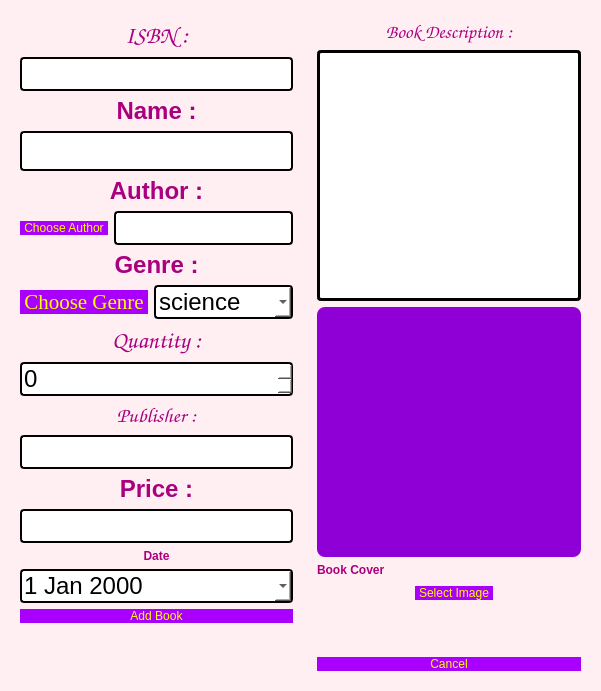
<?xml version="1.0" encoding="UTF-8"?>
<ui version="4.0">
 <class>addBook</class>
 <widget class="QDialog" name="addBook">
  <property name="geometry">
   <rect>
    <x>0</x>
    <y>0</y>
    <width>546</width>
    <height>631</height>
   </rect>
  </property>
  <property name="windowTitle">
   <string>Dialog</string>
  </property>
  <property name="styleSheet">
   <string notr="true">background-color:rgb(255, 239, 242);
border-radius: 8px;
</string>
  </property>
  <layout class="QHBoxLayout" name="horizontalLayout_5">
   <item>
    <widget class="QFrame" name="frame">
     <property name="styleSheet">
      <string notr="true">color:black;</string>
     </property>
     <property name="frameShape">
      <enum>QFrame::Shape::StyledPanel</enum>
     </property>
     <property name="frameShadow">
      <enum>QFrame::Shadow::Raised</enum>
     </property>
     <layout class="QVBoxLayout" name="verticalLayout_3">
      <item>
       <widget class="QLabel" name="label">
        <property name="font">
         <font>
          <family>Comic Sans MS</family>
          <pointsize>10</pointsize>
          <italic>false</italic>
          <bold>false</bold>
         </font>
        </property>
        <property name="styleSheet">
         <string notr="true">font: 10pt &quot;Comic Sans MS&quot;;
color: rgb(0, 0, 0);</string>
        </property>
        <property name="text">
         <string>&lt;html&gt;&lt;head/&gt;&lt;body&gt;&lt;p align=&quot;center&quot;&gt;&lt;span style=&quot; font-family:'georgia'; font-size:18pt; font-weight:700; color:#aa007f;&quot;&gt;ISBN :&lt;/span&gt;&lt;/p&gt;&lt;/body&gt;&lt;/html&gt;</string>
        </property>
       </widget>
      </item>
      <item>
       <widget class="QLineEdit" name="ISBN">
        <property name="styleSheet">
         <string notr="true">QLineEdit{
	background-color: rgb(255, 255, 255);
	 border: 2px  solid;
     border-radius: 4px;
	font: 24px;color:black;
}</string>
        </property>
        <property name="text">
         <string/>
        </property>
       </widget>
      </item>
      <item>
       <widget class="QLabel" name="label_2">
        <property name="styleSheet">
         <string notr="true">font: 10pt &quot;Comic Sans MS&quot;;
color: rgb(0, 0, 0);</string>
        </property>
        <property name="text">
         <string>&lt;html&gt;&lt;head/&gt;&lt;body&gt;&lt;p align=&quot;center&quot;&gt;&lt;span style=&quot; font-family:'georgia'; font-size:18pt; font-weight:700; color:#aa007f;&quot;&gt;Name :&lt;/span&gt;&lt;/p&gt;&lt;/body&gt;&lt;/html&gt;</string>
        </property>
       </widget>
      </item>
      <item>
       <widget class="QLineEdit" name="Name">
        <property name="enabled">
         <bool>true</bool>
        </property>
        <property name="font">
         <font>
          <family>Georgina</family>
          <pointsize>-1</pointsize>
          <italic>false</italic>
          <bold>false</bold>
         </font>
        </property>
        <property name="styleSheet">
         <string notr="true">QLineEdit{
	background-color: rgb(255, 255, 255);
	 border: 2px  solid;
     border-radius: 4px;
	font: 24px;color:black;
}</string>
        </property>
       </widget>
      </item>
      <item>
       <widget class="QLabel" name="label_3">
        <property name="styleSheet">
         <string notr="true">font: 10pt &quot;Comic Sans MS&quot;;
color: rgb(0, 0, 0);</string>
        </property>
        <property name="text">
         <string>&lt;html&gt;&lt;head/&gt;&lt;body&gt;&lt;p align=&quot;center&quot;&gt;&lt;span style=&quot; font-family:'georgia'; font-size:18pt; font-weight:700; color:#aa007f;&quot;&gt;Author :&lt;/span&gt;&lt;/p&gt;&lt;/body&gt;&lt;/html&gt;</string>
        </property>
       </widget>
      </item>
      <item>
       <layout class="QHBoxLayout" name="horizontalLayout_3">
        <item>
         <widget class="QPushButton" name="chooseAuthBtn">
          <property name="styleSheet">
           <string notr="true">QPushButton
{ 
	border-radius:15px;
	font: 16pt &quot;georgia&quot;;
	background-color:rgb(168, 0, 252);
	padding : 0 4px;
	border-radius:20px;
	color:rgb(255, 255, 0)
}


QPushButton:hover:!pressed

{
background:#52b788;
}
</string>
          </property>
          <property name="text">
           <string>Choose Author</string>
          </property>
         </widget>
        </item>
        <item>
         <widget class="QLineEdit" name="author">
          <property name="enabled">
           <bool>false</bool>
          </property>
          <property name="styleSheet">
           <string notr="true">QLineEdit{
	background-color: rgb(255, 255, 255);
	 border: 2px  solid;
     border-radius: 4px;
	font: 24px;color:black;
}</string>
          </property>
         </widget>
        </item>
       </layout>
      </item>
      <item>
       <widget class="QLabel" name="label_4">
        <property name="styleSheet">
         <string notr="true">font: 10pt &quot;Comic Sans MS&quot;;
color: rgb(0, 0, 0);</string>
        </property>
        <property name="text">
         <string>&lt;html&gt;&lt;head/&gt;&lt;body&gt;&lt;p align=&quot;center&quot;&gt;&lt;span style=&quot; font-family:'georgia'; font-size:18pt; font-weight:700; color:#aa007f;&quot;&gt;Genre :&lt;/span&gt;&lt;/p&gt;&lt;/body&gt;&lt;/html&gt;</string>
        </property>
       </widget>
      </item>
      <item>
       <layout class="QHBoxLayout" name="horizontalLayout_4">
        <item>
         <widget class="QPushButton" name="chooseGenreBtn">
          <property name="font">
           <font>
            <family>georgia</family>
            <pointsize>16</pointsize>
            <italic>false</italic>
            <bold>false</bold>
           </font>
          </property>
          <property name="styleSheet">
           <string notr="true">QPushButton
{ 
	border-radius:15px;
	font: 16pt &quot;georgia&quot;;
	background-color:rgb(168, 0, 252);
	padding : 0 4px;
	border-radius:20px;
	color:rgb(255, 255, 0)
}


QPushButton:hover:!pressed

{
background:#52b788;
}
</string>
          </property>
          <property name="text">
           <string>Choose Genre</string>
          </property>
         </widget>
        </item>
        <item>
         <widget class="QComboBox" name="Genre">
          <property name="enabled">
           <bool>true</bool>
          </property>
          <property name="styleSheet">
           <string notr="true">QComboBox{
	background-color: rgb(255, 255, 255);
	 border: 2px  solid;
     border-radius: 4px;
	font: 24px;color:black;
}</string>
          </property>
          <item>
           <property name="text">
            <string>science</string>
           </property>
          </item>
          <item>
           <property name="text">
            <string>romantic</string>
           </property>
          </item>
          <item>
           <property name="text">
            <string>philosophie</string>
           </property>
          </item>
          <item>
           <property name="text">
            <string>politic</string>
           </property>
          </item>
          <item>
           <property name="text">
            <string>sociale</string>
           </property>
          </item>
         </widget>
        </item>
       </layout>
      </item>
      <item>
       <widget class="QLabel" name="label_5">
        <property name="font">
         <font>
          <family>Comic Sans MS</family>
          <pointsize>10</pointsize>
          <italic>false</italic>
          <bold>false</bold>
         </font>
        </property>
        <property name="styleSheet">
         <string notr="true">font: 10pt &quot;Comic Sans MS&quot;;
color: rgb(0, 0, 0);</string>
        </property>
        <property name="text">
         <string>&lt;html&gt;&lt;head/&gt;&lt;body&gt;&lt;p align=&quot;center&quot;&gt;&lt;span style=&quot; font-family:'georgia'; font-size:18pt; font-weight:700; color:#aa007f;&quot;&gt;Quantity :&lt;/span&gt;&lt;/p&gt;&lt;/body&gt;&lt;/html&gt;</string>
        </property>
       </widget>
      </item>
      <item>
       <widget class="QSpinBox" name="quantity">
        <property name="styleSheet">
         <string notr="true">QSpinBox{
	background-color: rgb(255, 255, 255);
	 border: 2px  solid;
     border-radius: 4px;
	font: 24px;color:black;
}</string>
        </property>
       </widget>
      </item>
      <item>
       <widget class="QLabel" name="label_6">
        <property name="font">
         <font>
          <family>Comic Sans MS</family>
          <pointsize>10</pointsize>
          <italic>false</italic>
          <bold>false</bold>
         </font>
        </property>
        <property name="styleSheet">
         <string notr="true">font: 10pt &quot;Comic Sans MS&quot;;
color: rgb(0, 0, 0);</string>
        </property>
        <property name="text">
         <string>&lt;html&gt;&lt;head/&gt;&lt;body&gt;&lt;p align=&quot;center&quot;&gt;&lt;span style=&quot; font-family:'georgia'; font-size:16pt; font-weight:700; color:#aa007f;&quot;&gt;Publisher :&lt;/span&gt;&lt;/p&gt;&lt;/body&gt;&lt;/html&gt;</string>
        </property>
       </widget>
      </item>
      <item>
       <widget class="QLineEdit" name="publisher">
        <property name="styleSheet">
         <string notr="true">QLineEdit{
	background-color: rgb(255, 255, 255);
	 border: 2px  solid;
     border-radius: 4px;
	font: 24px;color:black;
}</string>
        </property>
       </widget>
      </item>
      <item>
       <widget class="QLabel" name="label_7">
        <property name="styleSheet">
         <string notr="true">font: 10pt &quot;Comic Sans MS&quot;;
color: rgb(0, 0, 0);</string>
        </property>
        <property name="text">
         <string>&lt;html&gt;&lt;head/&gt;&lt;body&gt;&lt;p align=&quot;center&quot;&gt;&lt;span style=&quot; font-family:'georgia'; font-size:18pt; font-weight:700; color:#aa007f;&quot;&gt;Price :&lt;/span&gt;&lt;/p&gt;&lt;/body&gt;&lt;/html&gt;</string>
        </property>
       </widget>
      </item>
      <item>
       <widget class="QLineEdit" name="price">
        <property name="styleSheet">
         <string notr="true">QLineEdit{
	background-color: rgb(255, 255, 255);
	 border: 2px  solid;
     border-radius: 4px;
	font: 24px;color:black;
}</string>
        </property>
       </widget>
      </item>
      <item>
       <widget class="QLabel" name="label_8">
        <property name="styleSheet">
         <string notr="true">font: 16pt &quot;georgia&quot;;
color: #e0777d;</string>
        </property>
        <property name="text">
         <string>&lt;html&gt;&lt;head/&gt;&lt;body&gt;&lt;p align=&quot;center&quot;&gt;&lt;span style=&quot; font-weight:700; color:#aa007f;&quot;&gt;Date&lt;/span&gt;&lt;/p&gt;&lt;/body&gt;&lt;/html&gt;</string>
        </property>
       </widget>
      </item>
      <item>
       <widget class="QDateEdit" name="date">
        <property name="styleSheet">
         <string notr="true">QDateEdit{
	background-color: rgb(255, 255, 255);
	 border: 2px  solid;
color:black;
     border-radius: 4px;
	font: 24px
}</string>
        </property>
        <property name="calendarPopup">
         <bool>true</bool>
        </property>
       </widget>
      </item>
      <item>
       <layout class="QHBoxLayout" name="horizontalLayout">
        <item>
         <widget class="QPushButton" name="addBookBtn">
          <property name="styleSheet">
           <string notr="true">QPushButton
{ 
	border-radius:15px;
	font: 16pt &quot;georgia&quot;;
	background-color:rgb(168, 0, 252);
	padding : 0 4px;
	border-radius:20px;
	color:rgb(255, 255, 0)
}


QPushButton:hover:!pressed

{
background:#52b788;
}
</string>
          </property>
          <property name="text">
           <string>Add Book</string>
          </property>
         </widget>
        </item>
       </layout>
      </item>
      <item>
       <spacer name="verticalSpacer_2">
        <property name="orientation">
         <enum>Qt::Orientation::Vertical</enum>
        </property>
        <property name="sizeType">
         <enum>QSizePolicy::Policy::Fixed</enum>
        </property>
        <property name="sizeHint" stdset="0">
         <size>
          <width>20</width>
          <height>48</height>
         </size>
        </property>
       </spacer>
      </item>
     </layout>
    </widget>
   </item>
   <item>
    <widget class="QFrame" name="frame_2">
     <property name="frameShape">
      <enum>QFrame::Shape::StyledPanel</enum>
     </property>
     <property name="frameShadow">
      <enum>QFrame::Shadow::Raised</enum>
     </property>
     <layout class="QVBoxLayout" name="verticalLayout_2">
      <item>
       <widget class="QLabel" name="label_9">
        <property name="font">
         <font>
          <family>Comic Sans MS</family>
          <pointsize>10</pointsize>
          <italic>false</italic>
          <bold>false</bold>
         </font>
        </property>
        <property name="mouseTracking">
         <bool>true</bool>
        </property>
        <property name="styleSheet">
         <string notr="true">font: 10pt &quot;Comic Sans MS&quot;;
color: rgb(0, 0, 0);</string>
        </property>
        <property name="text">
         <string>&lt;html&gt;&lt;head/&gt;&lt;body&gt;&lt;p align=&quot;center&quot;&gt;&lt;span style=&quot; font-family:'georgia'; font-size:14pt; font-weight:700; color:#aa007f;&quot;&gt;Book Description :&lt;/span&gt;&lt;/p&gt;&lt;/body&gt;&lt;/html&gt;</string>
        </property>
       </widget>
      </item>
      <item>
       <widget class="QTextEdit" name="description">
        <property name="styleSheet">
         <string notr="true">QTextEdit{
	background-color: rgb(255, 255, 255);
	 border: 3px  solid;
     border-radius: 4px;
	font: 24px
}</string>
        </property>
       </widget>
      </item>
      <item>
       <widget class="QLabel" name="coverLabel">
        <property name="sizePolicy">
         <sizepolicy hsizetype="Expanding" vsizetype="Expanding">
          <horstretch>0</horstretch>
          <verstretch>0</verstretch>
         </sizepolicy>
        </property>
        <property name="focusPolicy">
         <enum>Qt::FocusPolicy::StrongFocus</enum>
        </property>
        <property name="styleSheet">
         <string notr="true">background-color:rgb(143, 0, 214);
border-color: rgb(0, 0, 0);</string>
        </property>
        <property name="frameShape">
         <enum>QFrame::Shape::Box</enum>
        </property>
        <property name="frameShadow">
         <enum>QFrame::Shadow::Raised</enum>
        </property>
        <property name="midLineWidth">
         <number>1</number>
        </property>
        <property name="text">
         <string/>
        </property>
       </widget>
      </item>
      <item>
       <layout class="QVBoxLayout" name="verticalLayout">
        <item>
         <widget class="QLabel" name="label_11">
          <property name="styleSheet">
           <string notr="true">font: 16pt &quot;georgia&quot;;
color: #e0777d;</string>
          </property>
          <property name="text">
           <string>&lt;html&gt;&lt;head/&gt;&lt;body&gt;&lt;p&gt;&lt;span style=&quot; font-weight:700; color:#aa007f;&quot;&gt;Book Cover&lt;/span&gt;&lt;/p&gt;&lt;/body&gt;&lt;/html&gt;</string>
          </property>
         </widget>
        </item>
       </layout>
      </item>
      <item>
       <layout class="QHBoxLayout" name="horizontalLayout_6">
        <item>
         <spacer name="horizontalSpacer_3">
          <property name="orientation">
           <enum>Qt::Orientation::Horizontal</enum>
          </property>
          <property name="sizeType">
           <enum>QSizePolicy::Policy::Fixed</enum>
          </property>
          <property name="sizeHint" stdset="0">
           <size>
            <width>98</width>
            <height>20</height>
           </size>
          </property>
         </spacer>
        </item>
        <item>
         <widget class="QPushButton" name="selectImgBtn">
          <property name="palette">
           <palette>
            <active>
             <colorrole role="WindowText">
              <brush brushstyle="SolidPattern">
               <color alpha="255">
                <red>255</red>
                <green>255</green>
                <blue>255</blue>
               </color>
              </brush>
             </colorrole>
             <colorrole role="Button">
              <brush brushstyle="SolidPattern">
               <color alpha="255">
                <red>168</red>
                <green>0</green>
                <blue>252</blue>
               </color>
              </brush>
             </colorrole>
             <colorrole role="Text">
              <brush brushstyle="SolidPattern">
               <color alpha="255">
                <red>255</red>
                <green>255</green>
                <blue>255</blue>
               </color>
              </brush>
             </colorrole>
             <colorrole role="ButtonText">
              <brush brushstyle="SolidPattern">
               <color alpha="255">
                <red>255</red>
                <green>255</green>
                <blue>255</blue>
               </color>
              </brush>
             </colorrole>
             <colorrole role="Base">
              <brush brushstyle="SolidPattern">
               <color alpha="255">
                <red>168</red>
                <green>0</green>
                <blue>252</blue>
               </color>
              </brush>
             </colorrole>
             <colorrole role="Window">
              <brush brushstyle="SolidPattern">
               <color alpha="255">
                <red>168</red>
                <green>0</green>
                <blue>252</blue>
               </color>
              </brush>
             </colorrole>
             <colorrole role="PlaceholderText">
              <brush brushstyle="SolidPattern">
               <color alpha="128">
                <red>255</red>
                <green>255</green>
                <blue>255</blue>
               </color>
              </brush>
             </colorrole>
            </active>
            <inactive>
             <colorrole role="WindowText">
              <brush brushstyle="SolidPattern">
               <color alpha="255">
                <red>255</red>
                <green>255</green>
                <blue>255</blue>
               </color>
              </brush>
             </colorrole>
             <colorrole role="Button">
              <brush brushstyle="SolidPattern">
               <color alpha="255">
                <red>168</red>
                <green>0</green>
                <blue>252</blue>
               </color>
              </brush>
             </colorrole>
             <colorrole role="Text">
              <brush brushstyle="SolidPattern">
               <color alpha="255">
                <red>255</red>
                <green>255</green>
                <blue>255</blue>
               </color>
              </brush>
             </colorrole>
             <colorrole role="ButtonText">
              <brush brushstyle="SolidPattern">
               <color alpha="255">
                <red>255</red>
                <green>255</green>
                <blue>255</blue>
               </color>
              </brush>
             </colorrole>
             <colorrole role="Base">
              <brush brushstyle="SolidPattern">
               <color alpha="255">
                <red>168</red>
                <green>0</green>
                <blue>252</blue>
               </color>
              </brush>
             </colorrole>
             <colorrole role="Window">
              <brush brushstyle="SolidPattern">
               <color alpha="255">
                <red>168</red>
                <green>0</green>
                <blue>252</blue>
               </color>
              </brush>
             </colorrole>
             <colorrole role="PlaceholderText">
              <brush brushstyle="SolidPattern">
               <color alpha="128">
                <red>255</red>
                <green>255</green>
                <blue>255</blue>
               </color>
              </brush>
             </colorrole>
            </inactive>
            <disabled>
             <colorrole role="WindowText">
              <brush brushstyle="SolidPattern">
               <color alpha="255">
                <red>255</red>
                <green>255</green>
                <blue>255</blue>
               </color>
              </brush>
             </colorrole>
             <colorrole role="Button">
              <brush brushstyle="SolidPattern">
               <color alpha="255">
                <red>168</red>
                <green>0</green>
                <blue>252</blue>
               </color>
              </brush>
             </colorrole>
             <colorrole role="Text">
              <brush brushstyle="SolidPattern">
               <color alpha="255">
                <red>255</red>
                <green>255</green>
                <blue>255</blue>
               </color>
              </brush>
             </colorrole>
             <colorrole role="ButtonText">
              <brush brushstyle="SolidPattern">
               <color alpha="255">
                <red>255</red>
                <green>255</green>
                <blue>255</blue>
               </color>
              </brush>
             </colorrole>
             <colorrole role="Base">
              <brush brushstyle="SolidPattern">
               <color alpha="255">
                <red>168</red>
                <green>0</green>
                <blue>252</blue>
               </color>
              </brush>
             </colorrole>
             <colorrole role="Window">
              <brush brushstyle="SolidPattern">
               <color alpha="255">
                <red>168</red>
                <green>0</green>
                <blue>252</blue>
               </color>
              </brush>
             </colorrole>
             <colorrole role="PlaceholderText">
              <brush brushstyle="SolidPattern">
               <color alpha="128">
                <red>255</red>
                <green>255</green>
                <blue>255</blue>
               </color>
              </brush>
             </colorrole>
            </disabled>
           </palette>
          </property>
          <property name="styleSheet">
           <string notr="true">QPushButton
{ 
	border-radius:15px;
	font: 16pt &quot;georgia&quot;;
	background-color:rgb(168, 0, 252);
	padding : 0 4px;
	border-radius:20px;
	color:rgb(255, 255, 0)
}


QPushButton:hover:!pressed

{
background:#52b788;
}
</string>
          </property>
          <property name="text">
           <string>Select Image</string>
          </property>
         </widget>
        </item>
        <item>
         <spacer name="horizontalSpacer_4">
          <property name="orientation">
           <enum>Qt::Orientation::Horizontal</enum>
          </property>
          <property name="sizeType">
           <enum>QSizePolicy::Policy::Fixed</enum>
          </property>
          <property name="sizeHint" stdset="0">
           <size>
            <width>88</width>
            <height>20</height>
           </size>
          </property>
         </spacer>
        </item>
       </layout>
      </item>
      <item>
       <spacer name="verticalSpacer">
        <property name="orientation">
         <enum>Qt::Orientation::Vertical</enum>
        </property>
        <property name="sizeType">
         <enum>QSizePolicy::Policy::Fixed</enum>
        </property>
        <property name="sizeHint" stdset="0">
         <size>
          <width>20</width>
          <height>48</height>
         </size>
        </property>
       </spacer>
      </item>
      <item>
       <layout class="QHBoxLayout" name="horizontalLayout_2">
        <item>
         <widget class="QPushButton" name="cancelBtn">
          <property name="styleSheet">
           <string notr="true">QPushButton
{ 
	border-radius:15px;
	font: 16pt &quot;georgia&quot;;
	background-color:rgb(168, 0, 252);
	padding : 0 4px;
	border-radius:20px;
	color:rgb(255, 255, 0)
}


QPushButton:hover:!pressed

{
background:#52b788;
}
</string>
          </property>
          <property name="text">
           <string>Cancel</string>
          </property>
         </widget>
        </item>
       </layout>
      </item>
     </layout>
    </widget>
   </item>
  </layout>
 </widget>
 <resources/>
 <connections/>
</ui>
